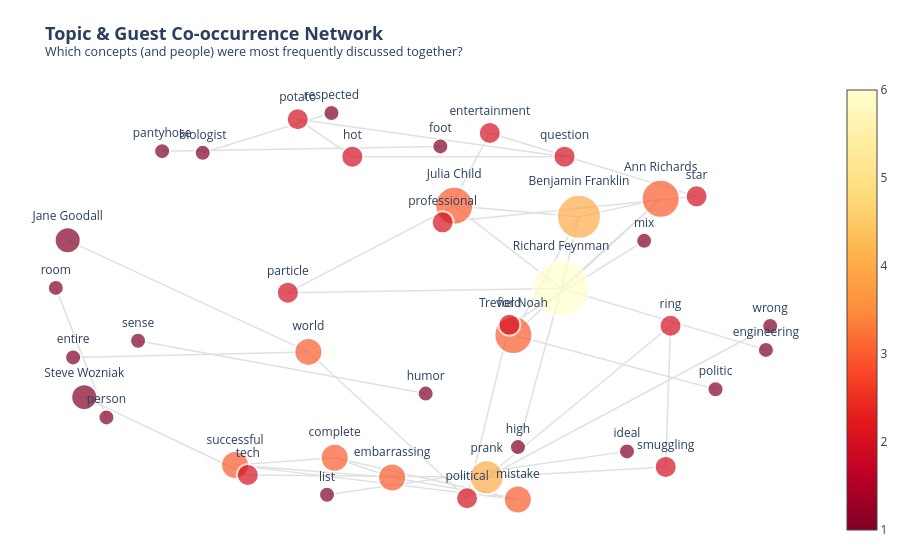

Notebook code cell kept with this figure:
### Code cell
alias_map = {
    "Benjamin Franklin": "Benjamin Franklin", "Ben Franklin": "Benjamin Franklin", "Ben": "Benjamin Franklin", "Franklin": "Benjamin Franklin",
    "Ann Richards": "Ann Richards",
    "Dolly Parton": "Dolly Parton", "Dolly": "Dolly Parton",
    "Trevor Noah": "Trevor Noah",
    "Richard Feynman": "Richard Feynman", "Richard": "Richard Feynman", "Feynman": "Richard Feynman",
    "Jane Goodall": "Jane Goodall", "Jane": "Jane Goodall",
    "Steve Wozniak": "Steve Wozniak", "The Woz": "Steve Wozniak", "Woz": "Steve Wozniak", "Wozniak": "Steve Wozniak",
    "Sara Blakely": "Sara Blakely",
    "Maya Angelou": "Maya Angelou",
    "Julia Child": "Julia Child", "Julia": "Julia Child", "Julia Childs": "Julia Child",
}

valid_pos = ['NOUN', 'ADJ'] 
custom_stop_words = ["dinner", "table", "conversation", "guest", "time", "people", "way", "day", "thing"]
sentence_tokens = []

# Extract Guests and Topics
for sent in doc.sents:
    tokens_in_sent = set() 
    
    for ent in sent.ents:
        name = ent.text.strip()
        if name in alias_map:
            tokens_in_sent.add(alias_map[name])
            
    for token in sent:
        if token.pos_ in valid_pos and not token.is_stop and not token.is_punct:
            lemma = token.lemma_.lower().strip()
            if lemma not in custom_stop_words and len(lemma) > 2:
                if lemma not in [v.lower() for v in alias_map.values()]:
                    tokens_in_sent.add(lemma)
                    
    if len(tokens_in_sent) > 1:
        sentence_tokens.append(list(tokens_in_sent))

# Create connections
edges = []
for tokens in sentence_tokens:
    for pair in itertools.combinations(sorted(tokens), 2):
        edges.append(pair)

edge_counts = pd.Series(edges).value_counts().reset_index()
edge_counts.columns = ['Pair', 'Weight']

top_edges = edge_counts.head(40)

# Build Network
G = nx.Graph()
for index, row in top_edges.iterrows():
    G.add_edge(row['Pair'][0], row['Pair'][1], weight=row['Weight'])

pos = nx.spring_layout(G, k=1.2, iterations=50, seed=42)

# Extract Coordinates
edge_x, edge_y = [], []
for edge in G.edges():
    x0, y0 = pos[edge[0]]
    x1, y1 = pos[edge[1]]
    edge_x.extend([x0, x1, None])
    edge_y.extend([y0, y1, None])

edge_trace = go.Scatter(
    x=edge_x, y=edge_y,
    line=dict(width=1.5, color='#E0E0E0'),
    hoverinfo='none', mode='lines'
)

# Extract Coordinates
node_x, node_y, node_text, node_size = [], [], [], []
for node in G.nodes():
    x, y = pos[node]
    node_x.append(x); node_y.append(y); node_text.append(node)
    
    base_size = G.degree(node) * 6 + 10
    node_size.append(base_size + 10 if node in alias_map.values() else base_size)

# Style Nodes
node_trace = go.Scatter(
    x=node_x, y=node_y,
    mode='markers+text',
    text=node_text,
    textposition="top center",
    hoverinfo='text',
    marker=dict(
        showscale=True,
        colorscale='YlOrRd', reversescale=True,
        size=node_size,
        color=[G.degree(n) for n in G.nodes()],
        line_width=2, line_color='white'
    )
)

# Create Chart
fig3 = go.Figure(data=[edge_trace, node_trace],
             layout=go.Layout(
                title=dict(
                    text='<b>Topic & Guest Co-occurrence Network</b><br><sup>Which concepts (and people) were most frequently discussed together?</sup>',
                    font=dict(size=18)
                ),
                showlegend=False,
                hovermode='closest',
                height=800,
                margin=dict(b=20,l=5,r=5,t=80),
                xaxis=dict(showgrid=False, zeroline=False, showticklabels=False),
                yaxis=dict(showgrid=False, zeroline=False, showticklabels=False),
                plot_bgcolor='white', paper_bgcolor='white'
             ))

fig3.show()

### Figure 1 — Plotly figure (JSON) as saved in the notebook; plotly's stock layout.template omitted (floating-point values rounded to 4 significant figures)
{"data": [{"hoverinfo": "none", "line": {"color": "#E0E0E0", "width": 1.5}, "mode": "lines", "type": "scatter", "x": [0.09313, 0.3782, null, 0.09313, -0.3505, null, 0.09313, 0.4258, null, 0.3782, 0.2631, null, 0.3782, -0.3505, null, 0.3782, 0.4258, null, 0.3782, 0.9242, null, 0.3782, 0.6436, null, -0.8341, -0.9691, null, 0.05622, -0.6856, null, 0.5538, -0.246, null, -0.2255, -0.07238, null, -0.2255, 0.2628, null, -0.2255, -0.4912, null, -0.07238, 0.2628, null, -0.07238, -0.4912, null, 0.2628, -0.4912, null, 0.188, 0.06218, null, 0.188, 0.7394, null, 0.06218, 0.7394, null, 0.1275, -0.2956, null, 0.1275, 0.2402, null, -0.2956, -0.9229, null, -0.2956, -0.9374, null, -0.3241, 0.3873, null, -0.3241, -0.1785, null, 0.3873, -0.1785, null, 0.2509, 0.7898, null, 0.2509, 0.4258, null, 0.2509, 0.6436, null, 0.2402, 0.5995, null, 0.6436, 0.4258, null, -0.8933, -0.4571, null, -0.4571, 0.1796, null, -0.5775, -0.2341, null, 0.01702, -0.7498, null, 0.6698, 0.657, null, 0.6698, 0.1796, null, 0.657, 0.1796, null, 0.1796, 0.9356, null], "y": [0.5473, 0.1439, null, 0.5473, 0.1239, null, 0.5473, 0.4934, null, 0.1439, -0.6297, null, 0.1439, 0.1239, null, 0.1439, 0.4934, null, 0.1439, -0.1554, null, 0.1439, 0.5819, null, -0.4848, 0.1469, null, 0.837, 0.814, null, -0.6504, -0.8623, null, -0.6813, -0.7781, null, -0.6813, -0.8852, null, -0.6813, -0.7174, null, -0.7781, -0.8852, null, -0.7781, -0.7174, null, -0.8852, -0.7174, null, 0.9025, 0.4667, null, 0.9025, 0.5935, null, 0.4667, 0.5935, null, -0.8788, -0.1654, null, -0.8788, -0.0333, null, -0.1654, -0.1922, null, -0.1654, 0.3789, null, 0.9697, 0.787, null, 0.9697, 0.7871, null, 0.787, 0.7871, null, -0.08309, -0.3475, null, -0.08309, 0.4934, null, -0.08309, 0.5819, null, -0.0333, 0.3765, null, 0.5819, 0.4934, null, -0.3858, -0.7658, null, -0.7658, -0.7768, null, 0.8057, 1.0, null, -0.3686, -0.1111, null, -0.03776, -0.7261, null, -0.03776, -0.7768, null, -0.7261, -0.7768, null, -0.7768, -0.03894, null]}, {"hoverinfo": "text", "marker": {"color": [3, 6, 1, 1, 1, 1, 1, 1, 3, 3, 3, 3, 2, 2, 2, 3, 2, 2, 3, 1, 1, 1, 2, 1, 1, 2, 3, 4, 2, 1, 2, 1, 2, 1, 1, 1, 1, 2, 2, 4, 1], "colorscale": [[0, "rgb(255,255,204)"], [0.125, "rgb(255,237,160)"], [0.25, "rgb(254,217,118)"], [0.375, "rgb(254,178,76)"], [0.5, "rgb(253,141,60)"], [0.625, "rgb(252,78,42)"], [0.75, "rgb(227,26,28)"], [0.875, "rgb(189,0,38)"], [1, "rgb(128,0,38)"]], "line": {"color": "white", "width": 2}, "reversescale": true, "showscale": true, "size": [38, 56, 16, 16, 16, 16, 16, 16, 28, 28, 28, 28, 22, 22, 22, 28, 22, 22, 38, 16, 16, 26, 22, 16, 16, 22, 38, 44, 22, 26, 22, 16, 22, 16, 16, 16, 16, 22, 22, 34, 16]}, "mode": "markers+text", "text": ["Julia Child", "Richard Feynman", "person", "room", "foot", "pantyhose", "ideal", "list", "complete", "embarrassing", "mistake", "successful", "entertainment", "professional", "political", "world", "potato", "question", "Trevor Noah", "politic", "entire", "Jane Goodall", "field", "mix", "high", "star", "Ann Richards", "Benjamin Franklin", "particle", "Steve Wozniak", "tech", "engineering", "hot", "biologist", "respected", "humor", "sense", "ring", "smuggling", "prank", "wrong"], "textposition": "top center", "type": "scatter", "x": [0.09313, 0.3782, -0.8341, -0.9691, 0.05622, -0.6856, 0.5538, -0.246, -0.2255, -0.07238, 0.2628, -0.4912, 0.188, 0.06218, 0.1275, -0.2956, -0.3241, 0.3873, 0.2509, 0.7898, -0.9229, -0.9374, 0.2402, 0.5995, 0.2631, 0.7394, 0.6436, 0.4258, -0.3505, -0.8933, -0.4571, 0.9242, -0.1785, -0.5775, -0.2341, 0.01702, -0.7498, 0.6698, 0.657, 0.1796, 0.9356], "y": [0.5473, 0.1439, -0.4848, 0.1469, 0.837, 0.814, -0.6504, -0.8623, -0.6813, -0.7781, -0.8852, -0.7174, 0.9025, 0.4667, -0.8788, -0.1654, 0.9697, 0.787, -0.08309, -0.3475, -0.1922, 0.3789, -0.0333, 0.3765, -0.6297, 0.5935, 0.5819, 0.4934, 0.1239, -0.3858, -0.7658, -0.1554, 0.7871, 0.8057, 1.0, -0.3686, -0.1111, -0.03776, -0.7261, -0.7768, -0.03894]}], "layout": {"autosize": true, "hovermode": "closest", "margin": {"b": 20, "l": 5, "r": 5, "t": 80}, "paper_bgcolor": "white", "plot_bgcolor": "white", "showlegend": false, "title": {"font": {"size": 18}, "text": "<b>Topic & Guest Co-occurrence Network</b><br><sup>Which concepts (and people) were most frequently discussed together?</sup>"}, "xaxis": {"autorange": true, "range": [-1.099, 1.065], "showgrid": false, "showticklabels": false, "type": "linear", "zeroline": false}, "yaxis": {"autorange": true, "range": [-1.164, 1.214], "showgrid": false, "showticklabels": false, "type": "linear", "zeroline": false}}}
